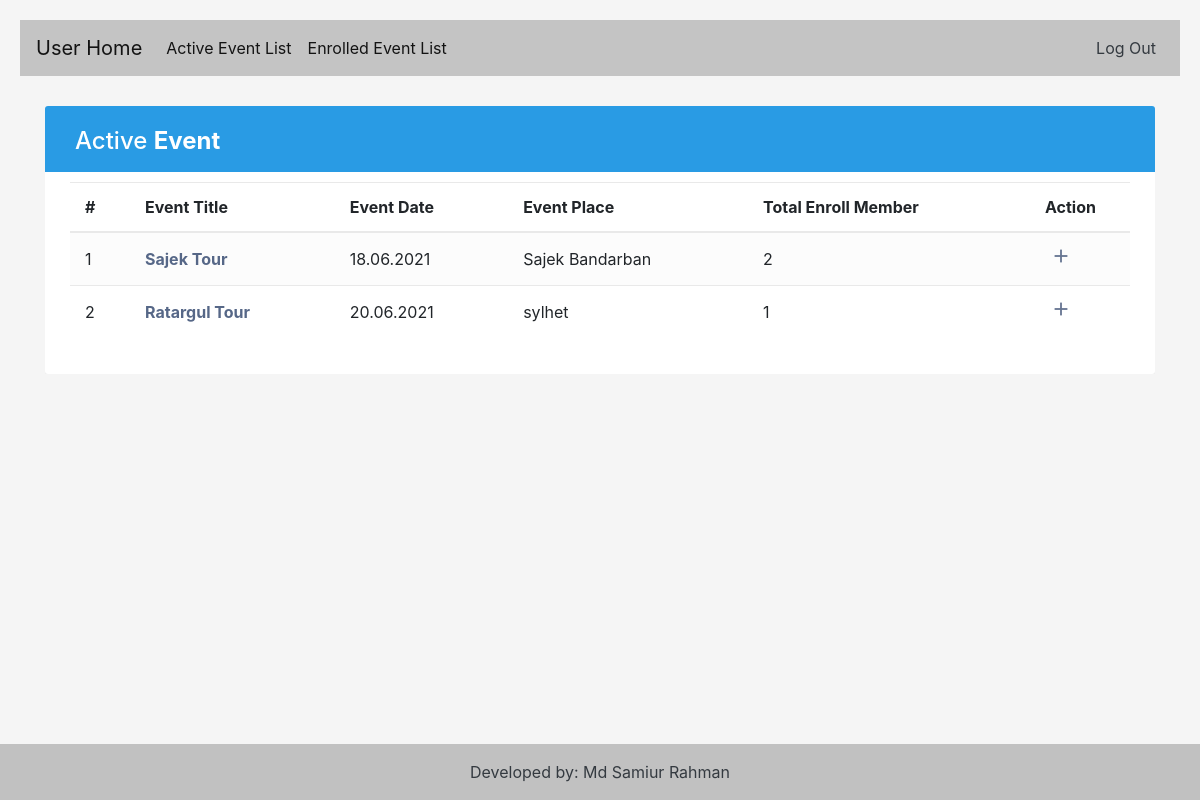
The app's page /index.php?page=Active_event_list (signed in) with its own data.
### tables this page shows
CREATE TABLE `event` (
  `event_id` int(100) NOT NULL,
  `event_title` varchar(100) DEFAULT NULL,
  `description` varchar(100) DEFAULT NULL,
  `image` varchar(100) DEFAULT NULL,
  `place_name` varchar(100) DEFAULT NULL,
  `address` varchar(100) DEFAULT NULL,
  `event_date` int(100) DEFAULT NULL,
  `status` int(100) DEFAULT NULL,
  `posted_by` int(100) DEFAULT NULL
);

### model/functions.php (called while the page is built, shortened)
<?PHP
function connect() {
		$connect = mysqli_connect(DB_HOST, DB_USER, DB_PASS, DB_NAME);
		mysqli_set_charset($connect, 'utf8');
		return $connect;
	}
	function getAllActiveEvent(){
		$db_link=connect();
		$sql_all_active_event = "SELECT * FROM event where status=1";
		$query_all_active_event = mysqli_query($db_link, $sql_all_active_event);
		return $query_all_active_event;
	}
	function total_event_enroll($event_id){
		$db_link=connect();
		$sql_total_event_enroll = "SELECT count(*) as total_event_enroll FROM event_enroll where event_id = '$event_id'";
		$query_total_event_enroll = mysqli_query($db_link, $sql_total_event_enroll);
		$total_event_enroll = mysqli_fetch_assoc($query_total_event_enroll);
		return $total_event_enroll['total_event_enroll'];
	}
?>

### views/user_home/events.php (the view, shortened to what this page needs)
<?php require_once 'layouts/header.php';?>
<!DOCTYPE html>
<html lang="en">
<head>
<link rel="stylesheet" href="https://stackpath.bootstrapcdn.com/bootstrap/4.5.0/css/bootstrap.min.css">
<link rel="stylesheet" href="https://maxcdn.bootstrapcdn.com/font-awesome/4.7.0/css/font-awesome.min.css">
</head>
<body>
<div class="container-xl">
    <div class="table-responsive">
        <div class="table-wrapper">
            <div class="table-title">
                <div class="row">
                    <div class="col-sm-5">
                        <h2>Active <b>Event</b></h2>
                    </div>
                </div>
            </div>
            <table class="table table-striped table-hover">
                <thead>
                    <tr>
                        <th>#</th>
                        <th>Event Title</th>
                        <th>Event Date</th>
                        <th>Event Place</th>
                        <th>Total Enroll Member</th>
                        <th>Action</th>
                    </tr>
                </thead>
                <tbody>
                    <?php
                    $query_all_active_event=getAllActiveEvent();
                    $count=1;
                    while ($value = mysqli_fetch_assoc($query_all_active_event)){ ?>
                        <tr>
                            <td><?php echo $count;?></td>
                            <td><a href="index.php?page=Details_event&event_id=<?php echo $value['event_id'];?>"><?php echo $value['event_title'];?></a></td>
                            <td><?php echo date("d.m.Y",$value['event_date']);?></td>
                            <td><?php echo $value['place_name'];?></td>
                            <td><?php echo total_event_enroll($value['event_id']);?></td>
                            <td>
                                <a href="index.php?page=Enroll_event&event_id=<?php echo $value['event_id'].'&user_id='.$_SESSION['userid'];?>" class="Enroll" title="Enroll" data-toggle="tooltip"><i class="material-icons">add</i></a>
                            </td>
                    </tr>
                   <?php
                    $count++;
                        }
                     ?>
                </tbody>
            </table>
        </div>
    </div>
</div>
</body>
</html>

### views/user_home/events.php (style rules this page uses)
body { color: #566787; background: #f5f5f5; }
.table-responsive { margin: 30px 0; }
.table-wrapper { min-width: 1000px; background: #fff; padding: 20px 25px; border-radius: 3px; box-shadow: 0 1px 1px rgba(0,0,0,.05); }
.table-title { padding-bottom: 15px; background: #299be4; color: #fff; padding: 16px 30px; margin: -20px -25px 10px; border-radius: 3px 3px 0 0; }
.table-title h2 { margin: 5px 0 0; font-size: 24px; }
table.table tr th, table.table tr td { border-color: #e9e9e9; padding: 12px 15px; vertical-align: middle; }
table.table tr th:first-child { width: 60px; }
table.table tr th:last-child { width: 100px; }
table.table-striped tbody tr:nth-of-type(odd) { background-color: #fcfcfc; }
table.table td:last-child i { opacity: 0.9; font-size: 22px; margin: 0 5px; }
table.table td a { font-weight: bold; color: #566787; display: inline-block; text-decoration: none; }
table.table td i { font-size: 19px; }

### records on screen
event: event_title "Sajek Tour", event_date "18.06.2021", place_name "Sajek Bandarban", event_id "2"
event: event_title "Ratargul Tour", event_date "20.06.2021", place_name "sylhet", event_id "1"
